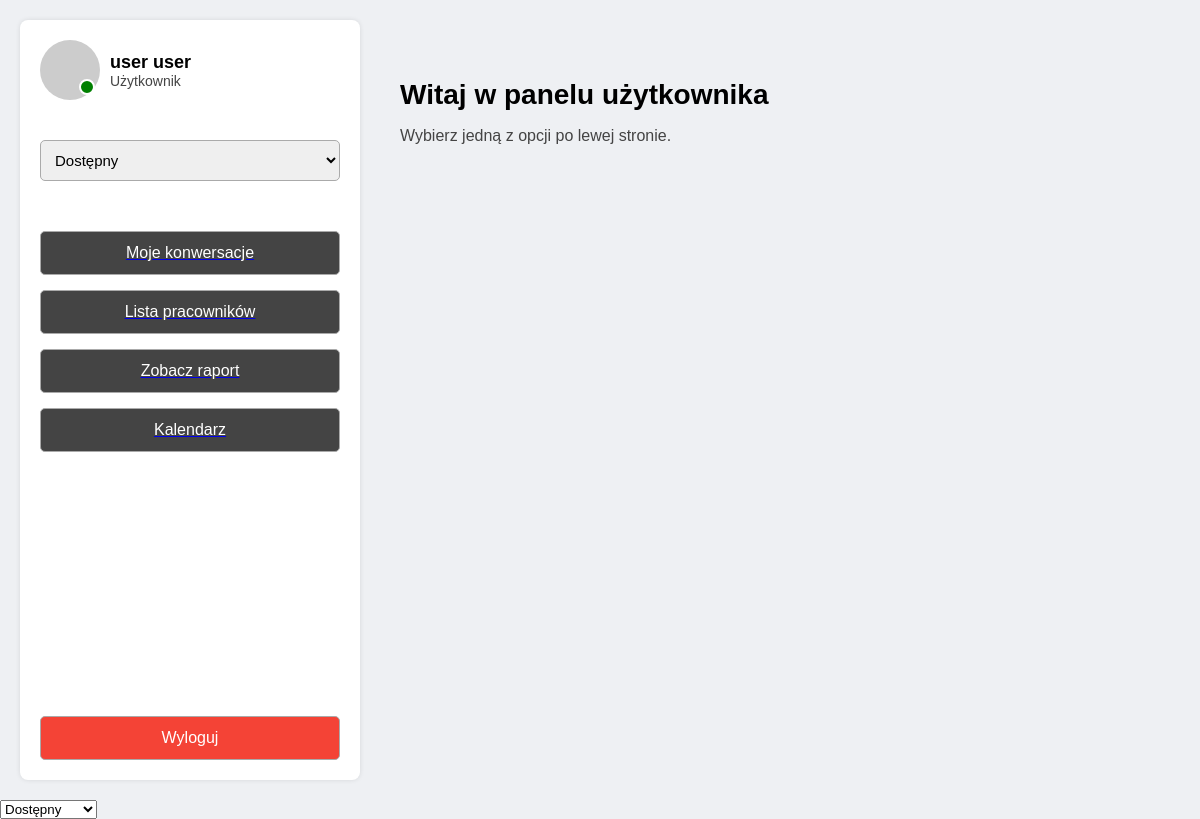
The page /user/mainpage/ (signed in) on the database as committed earlier.
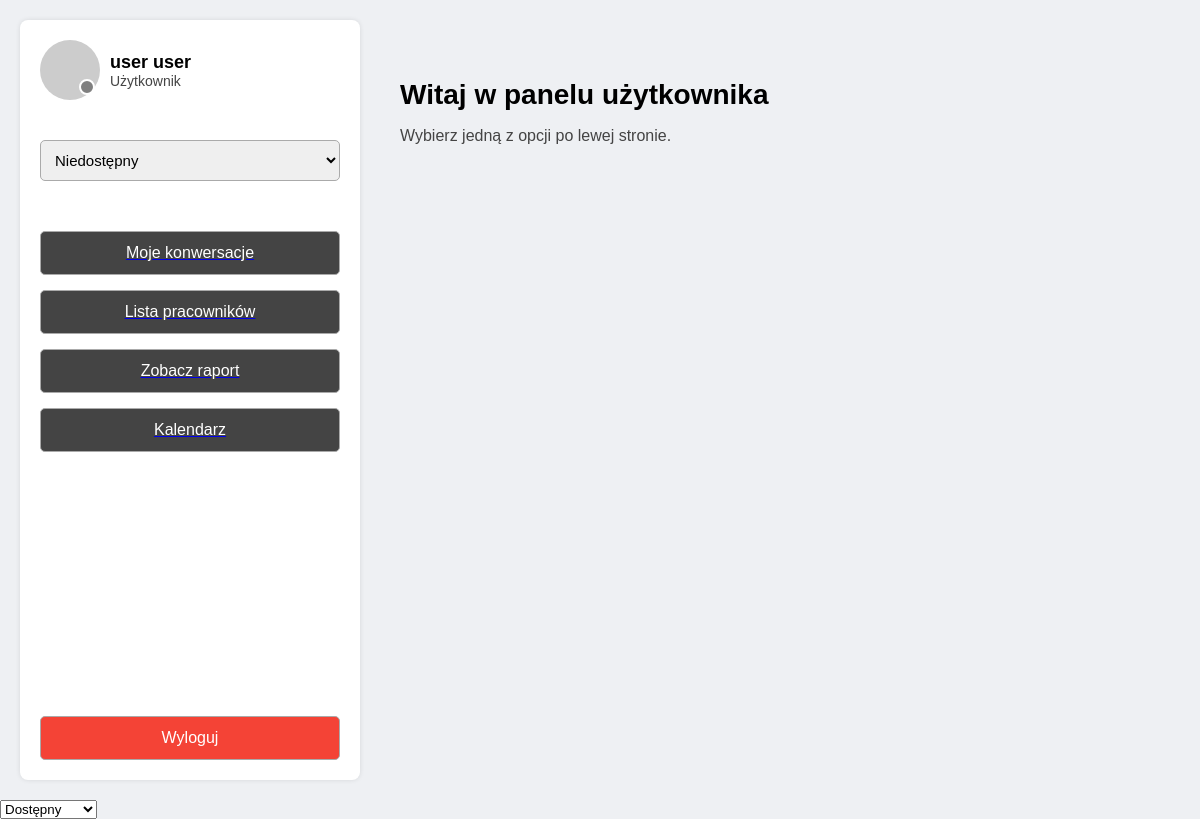
The same page on the database as committed later.
### users/models.py (models this page shows, shortened)
class User(AbstractUser):
    ROLE_CHOICES = [
        ('administrator', 'Administrator'),
        ('secretariat', 'Sekretariat'),
        ('user', 'Użytkownik'),
    ]
    STATUS_CHOICES = [
        ('available', 'Dostępny'),
        ('busy', 'Zajęty'),
        ('offline', 'Niedostępny'),
    ]
    rola = models.CharField(max_length=20, choices=ROLE_CHOICES, default='user')
    status = models.CharField(max_length=20, choices=STATUS_CHOICES, default='available')

### users/views.py (the view)
# urls.py: path('user/mainpage/', user_mainpage, name='user_mainpage'),
@login_required
def user_mainpage(request):
    return render(request, 'users/user_mainpage.html')

### users/templates/users/user_mainpage.html (shortened to what this page needs)
<!DOCTYPE html>
<html lang="pl">
<head>
</head>
<body>
  <div class="container">
    <div class="sidebar">
      <div class="top-section">
        <div class="profile">
          <div class="profile-pic">
            <div class="status-dot {% if request.user.status == 'available' %}green{% elif request.user.status == 'busy' %}orange{% else %}gray{% endif %}"></div>
          </div>
          <div class="user-info">
            <h2>{{ request.user.get_full_name }}</h2>
            <div class="role">{{ request.user.get_rola_display }}</div>
          </div>
        </div>
        <form method="post" action="{% url 'change_status' %}" style="margin-top: 10px;">
          <select name="status" onchange="this.form.submit()" style="width: 100%; padding: 10px; font-size: 15px; border-radius: 5px; border: 1px solid #aaa;">
            <option value="available" {% if request.user.status == 'available' %}selected{% endif %}>Dostępny</option>
            <option value="offline" {% if request.user.status == 'offline' %}selected{% endif %}>Niedostępny</option>
          </select>
        </form>
        <div class="buttons">
          <a href="{% url 'messages' %}"><button>Moje konwersacje</button></a>
          <a href="/user/list/"><button>Lista pracowników</button></a>
          <a href="/user/raport/"><button>Zobacz raport</button></a>
          <a href="{% url 'calendar' %}"><button>Kalendarz</button></a>
        </div>
      </div>
      <form method="post" action="{% url 'logout' %}">
        <button class="logout-btn" type="submit">Wyloguj</button>
      </form>
    </div>
    <div class="main">
      <h1>Witaj w panelu użytkownika</h1>
      <p>Wybierz jedną z opcji po lewej stronie.</p>
    </div>
  </div>
  <select onchange="changeStatus(this.value)">
    <option value="available">Dostępny</option>
  </select>
</body>
</html>

Rows that differ between the two databases and show on the page:
changed User "user user": status "Dostępny" → "Niedostępny"
